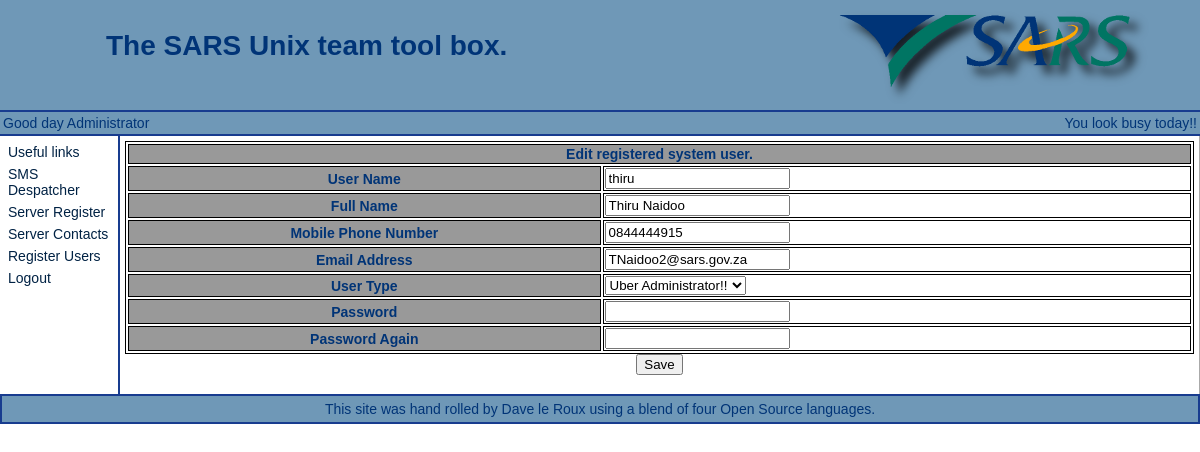
/index.php?option=useredit&user=3 (signed in), run on the app's committed database.
### tables this page shows
CREATE TABLE `users` (
  `id` int(11) NOT NULL auto_increment,
  `UserName` varchar(40) default NULL,
  `FullName` varchar(60) default NULL,
  `MobilePhone` varchar(25) default NULL,
  `Email` varchar(30) default NULL,
  `Level` int(1) default '1',
  `DateCreated` datetime default NULL,
  `LastLogin` datetime default NULL,
  `Password` varchar(32) default NULL,
  PRIMARY KEY  (`id`),
  UNIQUE KEY `id` (`id`)
);

### functions.php (the view, shortened to what this page needs)
<?php
class layout
{
	function Header( $TitleString )
	{
		echo "<html>\n";
		echo "\t<head>\n";
		echo "\t\t<link href='styles/styles.css' rel='stylesheet' type='text/css'>\n";
		echo "\t</head>\n";
		echo "\t<body leftmargin='0' topmargin='0' marginwidth='0' marginheight='0'>\n";
		echo "\t\t<table width='100%' cellspacing='0' cellpadding='0'>\n";
		echo "\t\t\t<tr height='37' bgcolor='#6f98b7'>\n";
		echo "\t\t\t\t<td valign='bottom' colspan='3' nowrap>\n";
		echo "\t\t\t\t\t<table width='100%' cellspacing='0' cellpadding='0'>\n";
		echo "\t\t\t\t\t\t<tr>\n";
		echo "\t\t\t\t\t\t\t<td align='middle' valign='middle'>\n";
		echo "\t\t\t\t\t\t\t\t<h1><b>$TitleString</b></h1>\n";
		echo "\t\t\t\t\t\t\t</td>\n";
		echo "\t\t\t\t\t\t\t<td align='right'>\n";
		echo "\t\t\t\t\t\t\t\t<img src='images/SARS-WebBanner-2.png' align='absmiddle'>\n";
		echo "\t\t\t\t\t\t\t</td>\n";
		echo "\t\t\t\t\t\t</tr>\n";
		echo "\t\t\t\t\t</table>\n";
		echo "\t\t\t\t</td>\n";
		echo "\t\t\t</tr>\n";
		echo "\t\t\t<tr style='background-color: #183c8f; height: 2px;'>\n";
		echo "\t\t\t\t<td colspan=3 style='background: #183c8f;'>\n";
		echo "\t\t\t\t\t<img src='images/blank.png'>\n";
		echo "\t\t\t\t</td>\n";
		echo "\t\t\t</tr>\n";
		echo "\t\t\t<tr height='5' bgcolor='#6f98b7'>\n";
		echo "\t\t\t\t<td colspan='3'>\n";
		echo "\t\t\t\t\t<table width='100%'>\n";
		echo "\t\t\t\t\t\t<tr>\n";
		echo "\t\t\t\t\t\t\t<td>\n";
		echo "\t\t\t\t\t\t\t\tGood day ".$_SESSION['userfullname']."\n";
		echo "\t\t\t\t\t\t\t</td>\n";
		echo "\t\t\t\t\t\t\t<td align='right'>\n";
		echo "\t\t\t\t\t\t\t\tYou look busy today!!\n";
		echo "\t\t\t\t\t\t\t</td>\n";
		echo "\t\t\t\t\t\t</tr>\n";
		echo "\t\t\t\t\t</table>\n";
		echo "\t\t\t\t</td>\n";
		echo "\t\t\t</tr>\n";
		echo "\t\t\t<tr style='background-color: #183c8f; height: 2px;'>\n";
		echo "\t\t\t\t<td colspan=3 style='background: #183c8f;'>\n";
		echo "\t\t\t\t\t<img src='images/blank.png'>\n";
		echo "\t\t\t\t</td>\n";
		echo "\t\t\t</tr>\n";
		echo "\t\t\t<tr>\n";
		echo "\t\t\t\t<td valign='top' colspan='1' rowspan='2' width='10%' style='padding: 5px; border-right: #183c8f 2px solid;'>\n";
		echo "\t\t\t\t\t<table cellpadding='3' cellspacing='0' border='0' width='100%'>\n";
		echo "\t\t\t\t\t\t<tr>\n";
		echo "\t\t\t\t\t\t\t<td>\n";
		echo "\t\t\t\t\t\t\t\t<a href='index.php?option=links'>Useful links</a>\n";
		echo "\t\t\t\t\t\t\t</td>\n";
		echo "\t\t\t\t\t\t</tr>\n";
		echo "\t\t\t\t\t\t<tr>\n";
		echo "\t\t\t\t\t\t\t<td>\n";
		echo "\t\t\t\t\t\t\t\t<a href='index.php?option=sms'>SMS Despatcher</a>\n";
		echo "\t\t\t\t\t\t\t</td>\n";
		echo "\t\t\t\t\t\t</tr>\n";
		echo "\t\t\t\t\t\t<tr>\n";
		echo "\t\t\t\t\t\t\t<td>\n";
		echo "\t\t\t\t\t\t\t\t<a href='index.php?option=servers&sort=IPAddress'>Server Register</a>\n";
		echo "\t\t\t\t\t\t\t</td>\n";
		echo "\t\t\t\t\t\t</tr>\n";
		if ( $_SESSION['userlevel'] > 3 ) {
			echo "\t\t\t\t\t\t<tr>\n";
			echo "\t\t\t\t\t\t\t<td>\n";
			echo "\t\t\t\t\t\t\t\t<a href='index.php?option=contacts'>Server Contacts</a>\n";
			echo "\t\t\t\t\t\t\t</td>\n";
			echo "\t\t\t\t\t\t</tr>\n";
			echo "\t\t\t\t\t\t<tr>\n";
			echo "\t\t\t\t\t\t\t<td>\n";
			echo "\t\t\t\t\t\t\t\t<a href='index.php?option=users'>Register Users</a>\n";
			echo "\t\t\t\t\t\t\t</td>\n";
			echo "\t\t\t\t\t\t</tr>\n";
		}
		if ( $_SESSION['username'] == "Guest" ) {
			echo "\t\t\t\t\t\t<tr>\n";
			echo "\t\t\t\t\t\t\t<td>\n";
			echo "\t\t\t\t\t\t\t\t<a href='index.php?option=login'>Login</a>\n";
			echo "\t\t\t\t\t\t\t</td>\n";
			echo "\t\t\t\t\t\t</tr>\n";
		} else {
			echo "\t\t\t\t\t\t<tr>\n";
			echo "\t\t\t\t\t\t\t<td>\n";
			echo "\t\t\t\t\t\t\t\t<a href='index.php?option=logout'>Logout</a>\n";
			echo "\t\t\t\t\t\t\t</td>\n";
			echo "\t\t\t\t\t\t</tr>\n";
		}
		echo "\t\t\t\t\t</table>\n";
		echo "\t\t\t\t</td>\n";
		echo "\t\t\t</tr>\n";
		echo "\t\t\t<tr>\n";
		echo "\t\t\t\t<td width='100%' colspan='2' valign='top' style='padding: 5px; border-right: #aaaaaa 1px solid;'>\n";
	}
	function EditUser( $UserID ){
		if ( $UserID <> 0 ) {
	 		$UserRecord = mysql_query( "select * from users where id='$UserID'") or die("Bad news dude");
			$UserInfo = mysql_fetch_row( $UserRecord );
			$UserName = $UserInfo[1];
			$UserFullName = $UserInfo[2];
			$UserMobile = $UserInfo[3];
			$UserEmail = $UserInfo[4];
			$UserType = $UserInfo[5];
			$UserPassword1 = "";
			$UserPassword2 = "";
		}
		echo "<form action='index.php?option=SaveUser' method=post>";
		echo "<table class=user><tr class=user><th class='user' colspan=2>Edit registered system user.</th></tr>";
		if ( $UserID == 1 ) {
			echo "<tr class=user><th class=user>User Name</th><td class=user>$UserName</td></tr>";
			echo "<input type=hidden name='UserName' value='admin'>";
		} else {
			echo "<tr class=user><th class=user>User Name</th><td class=user><input type=text name='UserName' value=$UserName></td></tr>";
		}
		echo "<tr class=user><th class=user>Full Name</th><td class=user><input type=text name='UserFullName' value='$UserFullName'></td></tr>";
		echo "<tr class=user><th class=user>Mobile Phone Number</th><td class=user><input type=text name='UserMobile' value='$UserMobile'></td></tr>";
		echo "<tr class=user><th class=user>Email Address</th><td class=user><input type=text name='UserEmail' value=$UserEmail></td></tr>";
		echo "<tr class=user>\n\t<th class=user>User Type</th>\n<td class=user>";
		if ( $UserID <> 1 ) {
			echo "\t\t<select name='UserType'>\n";
			echo "<option ";
			echo ( $UserType == 2 ) ? ' selected': '';
			echo " value='2'>Good Buddy.";
			echo "<option ";
			echo ( $UserType == 3 ) ? ' selected': '';
			echo " value='3'>Team member.";
			echo "<option ";
			echo ( $UserType == 4 ) ? ' selected': '';
			echo " value='4'>Uber Administrator!!";
			echo "</select>";
		} else {
			echo "Uber Administrator!!";
			echo "<input type=hidden name='UserType' value=4>";
		}
		echo "</td></tr>";
		echo "<tr class=user><th class=user>Password</th><td class=user><input type=password name='UserPasswd1' value=$UserPassword1></td></tr>";
		echo "<tr class=user><th class=user>Password Again</th><td class=user><input type=password name='UserPasswd2' value=$UserPassword2></td></tr>";
		echo "</table>";
		echo "<center><input type='submit' value='Save'></center>";
		echo "</form>";
	}
}
?>

### styles/styles.css (style rules this page uses)
table.user { width: 100%; border-width: 1px; border-spacing: 2px; border-style: solid; border-color: #000000; }
td.user { border-width: 1px; border-spacing: 2px; border-style: solid; border-color: #000000; }
tr.user { border-width: 1px; border-spacing: 2px; border-style: solid; border-color: #000000; }
th.user { border-width: 1px; border-spacing: 2px; border-style: solid; border-color: #000000; background-color: #999999; }
body, table, tr, td, p, li, ul { margin: 0px 0px 0px 0px; font-family: "Trebuchet MS",Trebuchet,Arial,Helvetica,sans-serif; color: #003477; font-size: 14px; background-repeat: repeat-y; }
a, a:visited { text-decoration: none; color: #002244; }

### data on the page
users: UserName "thiru", UserFullName "Thiru Naidoo", UserMobile "0844444915", UserEmail "TNaidoo2@sars.gov.za", UserType "Uber Administrator!!"

### other printed values
$TitleString "The SARS Unix team tool box."
$_SESSION['userfullname'] "Administrator"
